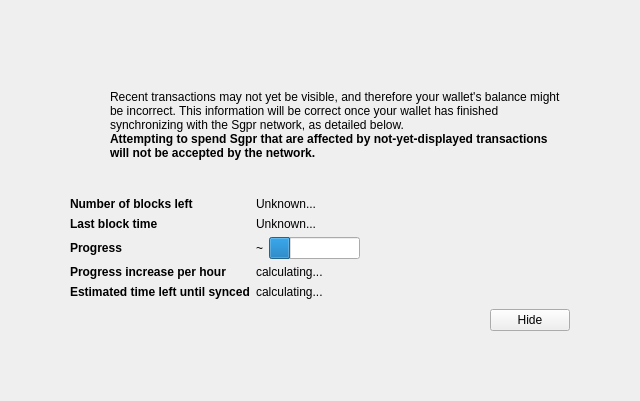
<?xml version="1.0" encoding="UTF-8"?>
<ui version="4.0">
 <class>ModalOverlay</class>
 <widget class="ModalOverlay" name="ModalOverlay">
  <property name="geometry">
   <rect>
    <x>0</x>
    <y>0</y>
    <width>640</width>
    <height>401</height>
   </rect>
  </property>
  <property name="windowTitle">
   <string>Form</string>
  </property>
  <layout class="QVBoxLayout" name="verticalLayout" stretch="0">
   <property name="sizeConstraint">
    <enum>QLayout::SetDefaultConstraint</enum>
   </property>
   <property name="leftMargin">
    <number>0</number>
   </property>
   <property name="topMargin">
    <number>0</number>
   </property>
   <property name="rightMargin">
    <number>0</number>
   </property>
   <property name="bottomMargin">
    <number>0</number>
   </property>
   <item>
    <widget class="QWidget" name="bgWidget" native="true">
     <property name="styleSheet">
      <string notr="true"/>
     </property>
     <layout class="QVBoxLayout" name="verticalLayoutMain" stretch="0">
      <property name="leftMargin">
       <number>60</number>
      </property>
      <property name="topMargin">
       <number>60</number>
      </property>
      <property name="rightMargin">
       <number>60</number>
      </property>
      <property name="bottomMargin">
       <number>60</number>
      </property>
      <item>
       <widget class="QWidget" name="contentWidget" native="true">
        <property name="styleSheet">
         <string notr="true"/>
        </property>
        <layout class="QVBoxLayout" name="verticalLayoutSub" stretch="1,0,0,0,0">
         <property name="spacing">
          <number>0</number>
         </property>
         <property name="leftMargin">
          <number>10</number>
         </property>
         <property name="topMargin">
          <number>10</number>
         </property>
         <property name="rightMargin">
          <number>10</number>
         </property>
         <property name="bottomMargin">
          <number>10</number>
         </property>
         <item>
          <layout class="QHBoxLayout" name="horizontalLayoutIconText" stretch="0,1">
           <property name="topMargin">
            <number>20</number>
           </property>
           <item>
            <layout class="QVBoxLayout" name="verticalLayoutIcon">
             <property name="leftMargin">
              <number>0</number>
             </property>
             <item>
              <widget class="QPushButton" name="warningIcon">
               <property name="enabled">
                <bool>false</bool>
               </property>
               <property name="text">
                <string/>
               </property>
               <property name="icon">
                <iconset>
                 <normaloff>:/icons/warning</normaloff>
                 <disabledoff>:/icons/warning</disabledoff>:/icons/warning</iconset>
               </property>
               <property name="iconSize">
                <size>
                 <width>48</width>
                 <height>48</height>
                </size>
               </property>
               <property name="flat">
                <bool>true</bool>
               </property>
              </widget>
             </item>
             <item>
              <spacer name="verticalSpacerWarningIcon">
               <property name="orientation">
                <enum>Qt::Vertical</enum>
               </property>
               <property name="sizeHint" stdset="0">
                <size>
                 <width>20</width>
                 <height>40</height>
                </size>
               </property>
              </spacer>
             </item>
            </layout>
           </item>
           <item>
            <layout class="QVBoxLayout" name="verticalLayoutInfoText">
             <property name="leftMargin">
              <number>0</number>
             </property>
             <property name="topMargin">
              <number>0</number>
             </property>
             <item>
              <widget class="QLabel" name="infoText">
               <property name="text">
                <string>Recent transactions may not yet be visible, and therefore your wallet's balance might be incorrect. This information will be correct once your wallet has finished synchronizing with the Sgpr network, as detailed below.</string>
               </property>
               <property name="textFormat">
                <enum>Qt::RichText</enum>
               </property>
               <property name="wordWrap">
                <bool>true</bool>
               </property>
              </widget>
             </item>
             <item>
              <widget class="QLabel" name="infoTextStrong">
               <property name="font">
                <font>
                 <weight>75</weight>
                 <bold>true</bold>
                </font>
               </property>
               <property name="text">
                <string>Attempting to spend Sgpr that are affected by not-yet-displayed transactions will not be accepted by the network.</string>
               </property>
               <property name="textFormat">
                <enum>Qt::RichText</enum>
               </property>
               <property name="wordWrap">
                <bool>true</bool>
               </property>
              </widget>
             </item>
             <item>
              <spacer name="verticalSpacerInTextSpace">
               <property name="orientation">
                <enum>Qt::Vertical</enum>
               </property>
               <property name="sizeHint" stdset="0">
                <size>
                 <width>20</width>
                 <height>40</height>
                </size>
               </property>
              </spacer>
             </item>
            </layout>
           </item>
          </layout>
         </item>
         <item>
          <spacer name="verticalSpacerAfterText">
           <property name="orientation">
            <enum>Qt::Vertical</enum>
           </property>
           <property name="sizeHint" stdset="0">
            <size>
             <width>20</width>
             <height>40</height>
            </size>
           </property>
          </spacer>
         </item>
         <item>
          <layout class="QFormLayout" name="formLayout">
           <property name="fieldGrowthPolicy">
            <enum>QFormLayout::FieldsStayAtSizeHint</enum>
           </property>
           <property name="horizontalSpacing">
            <number>6</number>
           </property>
           <property name="verticalSpacing">
            <number>6</number>
           </property>
           <property name="topMargin">
            <number>10</number>
           </property>
           <item row="0" column="0">
            <widget class="QLabel" name="labelNumberOfBlocksLeft">
             <property name="font">
              <font>
               <weight>75</weight>
               <bold>true</bold>
              </font>
             </property>
             <property name="text">
              <string>Number of blocks left</string>
             </property>
            </widget>
           </item>
           <item row="0" column="1">
            <widget class="QLabel" name="numberOfBlocksLeft">
             <property name="text">
              <string>Unknown...</string>
             </property>
            </widget>
           </item>
           <item row="1" column="0">
            <widget class="QLabel" name="labelLastBlockTime">
             <property name="font">
              <font>
               <weight>75</weight>
               <bold>true</bold>
              </font>
             </property>
             <property name="text">
              <string>Last block time</string>
             </property>
            </widget>
           </item>
           <item row="1" column="1">
            <widget class="QLabel" name="newestBlockDate">
             <property name="sizePolicy">
              <sizepolicy hsizetype="Maximum" vsizetype="Preferred">
               <horstretch>0</horstretch>
               <verstretch>0</verstretch>
              </sizepolicy>
             </property>
             <property name="text">
              <string>Unknown...</string>
             </property>
            </widget>
           </item>
           <item row="2" column="0">
            <widget class="QLabel" name="labelSyncDone">
             <property name="font">
              <font>
               <weight>75</weight>
               <bold>true</bold>
              </font>
             </property>
             <property name="text">
              <string>Progress</string>
             </property>
            </widget>
           </item>
           <item row="2" column="1">
            <layout class="QHBoxLayout" name="horizontalLayoutSync" stretch="0,1">
             <item>
              <widget class="QLabel" name="percentageProgress">
               <property name="text">
                <string>~</string>
               </property>
              </widget>
             </item>
             <item>
              <widget class="QProgressBar" name="progressBar">
               <property name="value">
                <number>24</number>
               </property>
               <property name="format">
                <string/>
               </property>
              </widget>
             </item>
            </layout>
           </item>
           <item row="4" column="0">
            <widget class="QLabel" name="labelProgressIncrease">
             <property name="font">
              <font>
               <weight>75</weight>
               <bold>true</bold>
              </font>
             </property>
             <property name="text">
              <string>Progress increase per hour</string>
             </property>
            </widget>
           </item>
           <item row="4" column="1">
            <widget class="QLabel" name="progressIncreasePerH">
             <property name="text">
              <string>calculating...</string>
             </property>
            </widget>
           </item>
           <item row="5" column="0">
            <widget class="QLabel" name="labelEstimatedTimeLeft">
             <property name="font">
              <font>
               <weight>75</weight>
               <bold>true</bold>
              </font>
             </property>
             <property name="text">
              <string>Estimated time left until synced</string>
             </property>
            </widget>
           </item>
           <item row="5" column="1">
            <widget class="QLabel" name="expectedTimeLeft">
             <property name="text">
              <string>calculating...</string>
             </property>
            </widget>
           </item>
          </layout>
         </item>
         <item>
          <layout class="QHBoxLayout" name="horizontalLayoutButtons">
           <property name="leftMargin">
            <number>10</number>
           </property>
           <property name="topMargin">
            <number>10</number>
           </property>
           <item>
            <spacer name="horizontalSpacer">
             <property name="orientation">
              <enum>Qt::Horizontal</enum>
             </property>
             <property name="sizeHint" stdset="0">
              <size>
               <width>40</width>
               <height>20</height>
              </size>
             </property>
            </spacer>
           </item>
           <item>
            <widget class="QPushButton" name="closeButton">
             <property name="text">
              <string>Hide</string>
             </property>
            </widget>
           </item>
          </layout>
         </item>
         <item>
          <layout class="QVBoxLayout" name="verticalLayout_2">
           <item>
            <spacer name="verticalSpacer">
             <property name="orientation">
              <enum>Qt::Vertical</enum>
             </property>
             <property name="sizeHint" stdset="0">
              <size>
               <width>20</width>
               <height>40</height>
              </size>
             </property>
            </spacer>
           </item>
          </layout>
         </item>
        </layout>
       </widget>
      </item>
     </layout>
    </widget>
   </item>
  </layout>
 </widget>
 <customwidgets>
  <customwidget>
   <class>ModalOverlay</class>
   <extends>QWidget</extends>
   <header>modaloverlay.h</header>
   <container>1</container>
  </customwidget>
 </customwidgets>
 <resources/>
 <connections/>
</ui>
